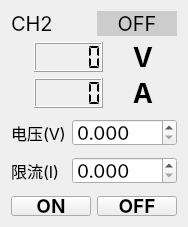
   <widget class="QWidget" name="layoutWidget">
    <property name="geometry">
     <rect>
      <x>190</x>
      <y>410</y>
      <width>160</width>
      <height>227</height>
     </rect>
    </property>
    <layout class="QVBoxLayout" name="verticalLayout_2">
     <item>
      <layout class="QHBoxLayout" name="horizontalLayout_3">
       <item>
        <widget class="QLabel" name="label_CH2">
         <property name="font">
          <font>
           <family>-apple-system</family>
           <pointsize>15</pointsize>
          </font>
         </property>
         <property name="text">
          <string>CH2</string>
         </property>
        </widget>
       </item>
       <item>
        <widget class="QLabel" name="label_CH2_ONOFF">
         <property name="font">
          <font>
           <family>-apple-system</family>
           <pointsize>15</pointsize>
          </font>
         </property>
         <property name="styleSheet">
          <string notr="true">background:rgb(204, 204, 204)</string>
         </property>
         <property name="frameShape">
          <enum>QFrame::Panel</enum>
         </property>
         <property name="frameShadow">
          <enum>QFrame::Raised</enum>
         </property>
         <property name="lineWidth">
          <number>0</number>
         </property>
         <property name="text">
          <string>OFF</string>
         </property>
         <property name="alignment">
          <set>Qt::AlignCenter</set>
         </property>
        </widget>
       </item>
      </layout>
     </item>
     <item>
      <layout class="QHBoxLayout" name="horizontalLayout_7">
       <item>
        <spacer name="horizontalSpacer_3">
         <property name="orientation">
          <enum>Qt::Horizontal</enum>
         </property>
         <property name="sizeType">
          <enum>QSizePolicy::Minimum</enum>
         </property>
         <property name="sizeHint" stdset="0">
          <size>
           <width>23</width>
           <height>20</height>
          </size>
         </property>
        </spacer>
       </item>
       <item>
        <widget class="QLCDNumber" name="lcdNumber_CH2_V">
         <property name="sizePolicy">
          <sizepolicy hsizetype="Minimum" vsizetype="Fixed">
           <horstretch>0</horstretch>
           <verstretch>0</verstretch>
          </sizepolicy>
         </property>
         <property name="minimumSize">
          <size>
           <width>0</width>
           <height>30</height>
          </size>
         </property>
         <property name="maximumSize">
          <size>
           <width>16777215</width>
           <height>30</height>
          </size>
         </property>
         <property name="font">
          <font>
           <family>-apple-system</family>
           <pointsize>12</pointsize>
           <weight>75</weight>
           <bold>true</bold>
           <underline>false</underline>
           <strikeout>false</strikeout>
          </font>
         </property>
         <property name="segmentStyle">
          <enum>QLCDNumber::Flat</enum>
         </property>
        </widget>
       </item>
       <item>
        <widget class="QLabel" name="label_8">
         <property name="sizePolicy">
          <sizepolicy hsizetype="Preferred" vsizetype="Fixed">
           <horstretch>0</horstretch>
           <verstretch>0</verstretch>
          </sizepolicy>
         </property>
         <property name="minimumSize">
          <size>
           <width>0</width>
           <height>30</height>
          </size>
         </property>
         <property name="maximumSize">
          <size>
           <width>16777215</width>
           <height>30</height>
          </size>
         </property>
         <property name="font">
          <font>
           <family>-apple-system</family>
           <pointsize>20</pointsize>
           <weight>75</weight>
           <bold>true</bold>
          </font>
         </property>
         <property name="text">
          <string>V</string>
         </property>
         <property name="alignment">
          <set>Qt::AlignCenter</set>
         </property>
        </widget>
       </item>
      </layout>
     </item>
     <item>
      <layout class="QHBoxLayout" name="horizontalLayout_8">
       <item>
        <spacer name="horizontalSpacer_4">
         <property name="orientation">
          <enum>Qt::Horizontal</enum>
         </property>
         <property name="sizeType">
          <enum>QSizePolicy::Minimum</enum>
         </property>
         <property name="sizeHint" stdset="0">
          <size>
           <width>23</width>
           <height>20</height>
          </size>
         </property>
        </spacer>
       </item>
       <item>
        <widget class="QLCDNumber" name="lcdNumber_CH2_I">
         <property name="sizePolicy">
          <sizepolicy hsizetype="Minimum" vsizetype="Fixed">
           <horstretch>0</horstretch>
           <verstretch>0</verstretch>
          </sizepolicy>
         </property>
         <property name="minimumSize">
          <size>
           <width>0</width>
           <height>30</height>
          </size>
         </property>
         <property name="maximumSize">
          <size>
           <width>16777215</width>
           <height>30</height>
          </size>
         </property>
         <property name="font">
          <font>
           <family>-apple-system</family>
           <pointsize>12</pointsize>
           <weight>75</weight>
           <bold>true</bold>
           <underline>false</underline>
           <strikeout>false</strikeout>
          </font>
         </property>
         <property name="segmentStyle">
          <enum>QLCDNumber::Flat</enum>
         </property>
        </widget>
       </item>
       <item>
        <widget class="QLabel" name="label_7">
         <property name="sizePolicy">
          <sizepolicy hsizetype="Preferred" vsizetype="Fixed">
           <horstretch>0</horstretch>
           <verstretch>0</verstretch>
          </sizepolicy>
         </property>
         <property name="minimumSize">
          <size>
           <width>0</width>
           <height>30</height>
          </size>
         </property>
         <property name="maximumSize">
          <size>
           <width>16777215</width>
           <height>30</height>
          </size>
         </property>
         <property name="font">
          <font>
           <family>-apple-system</family>
           <pointsize>20</pointsize>
           <weight>75</weight>
           <bold>true</bold>
          </font>
         </property>
         <property name="text">
          <string>A</string>
         </property>
         <property name="alignment">
          <set>Qt::AlignCenter</set>
         </property>
        </widget>
       </item>
      </layout>
     </item>
     <item>
      <layout class="QFormLayout" name="formLayout_3">
       <item row="0" column="0">
        <widget class="QLabel" name="label_4">
         <property name="sizePolicy">
          <sizepolicy hsizetype="Expanding" vsizetype="Expanding">
           <horstretch>0</horstretch>
           <verstretch>0</verstretch>
          </sizepolicy>
         </property>
         <property name="font">
          <font>
           <family>-apple-system</family>
           <pointsize>12</pointsize>
          </font>
         </property>
         <property name="text">
          <string>电压(V)</string>
         </property>
        </widget>
       </item>
       <item row="0" column="1">
        <widget class="QDoubleSpinBox" name="doubleSpinBox_CH2_setV">
         <property name="minimumSize">
          <size>
           <width>0</width>
           <height>27</height>
          </size>
         </property>
         <property name="maximumSize">
          <size>
           <width>16777215</width>
           <height>27</height>
          </size>
         </property>
         <property name="font">
          <font>
           <family>-apple-system</family>
           <pointsize>14</pointsize>
          </font>
         </property>
         <property name="decimals">
          <number>3</number>
         </property>
        </widget>
       </item>
       <item row="1" column="0">
        <widget class="QLabel" name="label_3">
         <property name="sizePolicy">
          <sizepolicy hsizetype="Expanding" vsizetype="Expanding">
           <horstretch>0</horstretch>
           <verstretch>0</verstretch>
          </sizepolicy>
         </property>
         <property name="font">
          <font>
           <family>-apple-system</family>
           <pointsize>12</pointsize>
          </font>
         </property>
         <property name="text">
          <string>限流(I)</string>
         </property>
        </widget>
       </item>
       <item row="1" column="1">
        <widget class="QDoubleSpinBox" name="doubleSpinBox_CH2_setI">
         <property name="minimumSize">
          <size>
           <width>0</width>
           <height>27</height>
          </size>
         </property>
         <property name="maximumSize">
          <size>
           <width>16777215</width>
           <height>27</height>
          </size>
         </property>
         <property name="font">
          <font>
           <family>-apple-system</family>
           <pointsize>14</pointsize>
          </font>
         </property>
         <property name="decimals">
          <number>3</number>
         </property>
        </widget>
       </item>
      </layout>
     </item>
     <item>
      <layout class="QHBoxLayout" name="horizontalLayout_12">
       <item>
        <widget class="QPushButton" name="pushButton_CH2_ON">
         <property name="sizePolicy">
          <sizepolicy hsizetype="Preferred" vsizetype="Fixed">
           <horstretch>0</horstretch>
           <verstretch>0</verstretch>
          </sizepolicy>
         </property>
         <property name="minimumSize">
          <size>
           <width>0</width>
           <height>20</height>
          </size>
         </property>
         <property name="maximumSize">
          <size>
           <width>16777215</width>
           <height>20</height>
          </size>
         </property>
         <property name="font">
          <font>
           <family>-apple-system</family>
           <pointsize>14</pointsize>
           <weight>75</weight>
           <bold>true</bold>
           <underline>false</underline>
           <strikeout>false</strikeout>
          </font>
         </property>
         <property name="text">
          <string>ON</string>
         </property>
        </widget>
       </item>
       <item>
        <widget class="QPushButton" name="pushButton_CH2_OFF">
         <property name="sizePolicy">
          <sizepolicy hsizetype="Preferred" vsizetype="Fixed">
           <horstretch>0</horstretch>
           <verstretch>0</verstretch>
          </sizepolicy>
         </property>
         <property name="minimumSize">
          <size>
           <width>0</width>
           <height>20</height>
          </size>
         </property>
         <property name="maximumSize">
          <size>
           <width>16777215</width>
           <height>20</height>
          </size>
         </property>
         <property name="font">
          <font>
           <family>-apple-system</family>
           <pointsize>14</pointsize>
           <weight>75</weight>
           <bold>true</bold>
           <underline>false</underline>
           <strikeout>false</strikeout>
          </font>
         </property>
         <property name="text">
          <string>OFF</string>
         </property>
        </widget>
       </item>
      </layout>
     </item>
    </layout>
   </widget>
